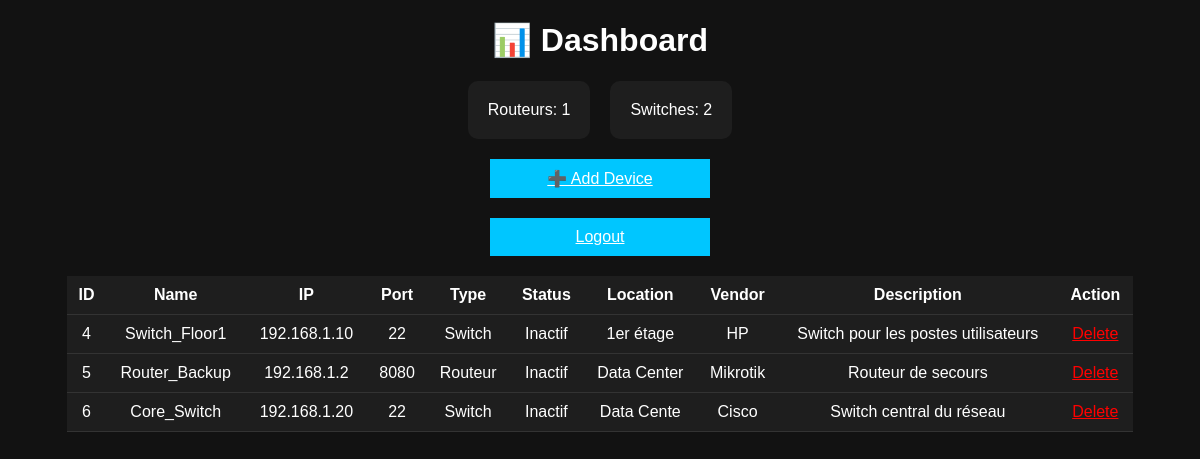
Page /dashboard (signed in) on the earlier database version.
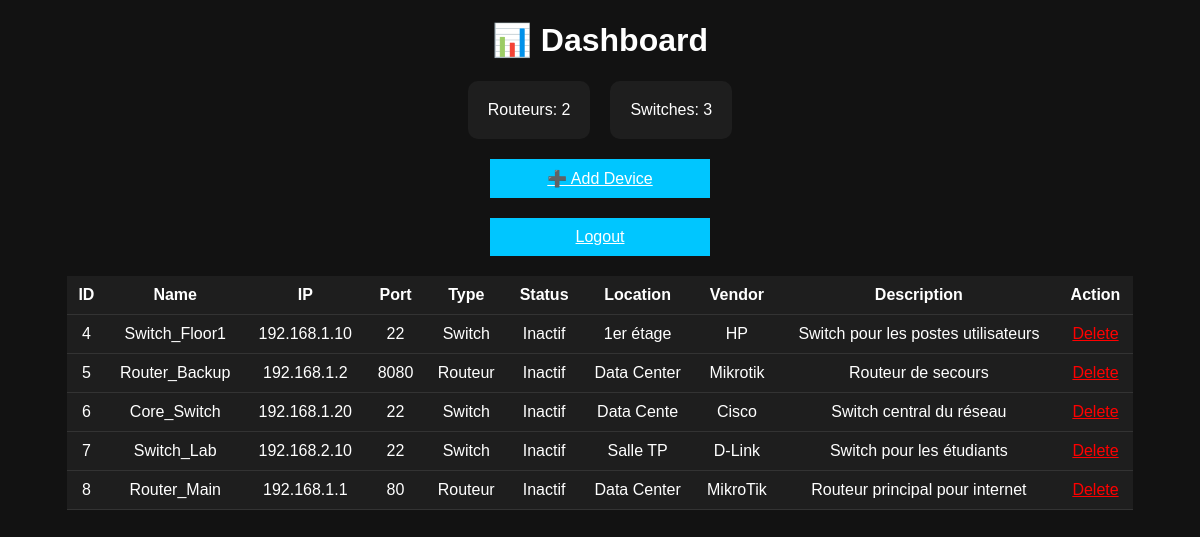
Same page on the later database version.
### tables this page shows
CREATE TABLE devices (
            id INTEGER PRIMARY KEY AUTOINCREMENT,
            name TEXT,
            ip TEXT,
            port TEXT,
            type TEXT,
            status TEXT,
            location TEXT,
            vendor TEXT,
            description TEXT
        );

### app.py (the view)
@app.route('/dashboard')
def dashboard():
    if not session.get('logged_in'):
        return redirect(url_for('login'))
    conn = sqlite3.connect('database.db')
    c = conn.cursor()
    devices = c.execute("SELECT * FROM devices").fetchall()
    routers = sum(1 for d in devices if (d[4] == "Routeur"))
    switches = sum(1 for d in devices if (d[4] == "Switch"))
    conn.close()
    return render_template("dashboard.html",
                           devices=devices,
                           routers=routers,
                           switches=switches)

### templates/dashboard.html (shortened to what this page needs)
<!DOCTYPE html>
<html>
<head>
</head>
<body>
<h1>📊 Dashboard</h1>
<div class="stats">
    <div class="card">Routeurs: {{ routers }}</div>
    <div class="card">Switches: {{ switches }}</div>
</div>
<a href="/add" class="btn">➕ Add Device</a>
<a href="/logout" class="btn">Logout</a>
<table>
<th>ID</th>
<th>Name</th>
<th>IP</th>
<th>Port</th>
<th>Type</th>
<th>Status</th>
<th>Location</th>
<th>Vendor</th>
<th>Description</th>
<th>Action</th>
{% for d in devices %}
<tr>
<td>{{ d[0] }}</td>
<td>{{ d[1] }}</td>
<td>{{ d[2] }}</td>
<td>{{ d[3] }}</td>
<td>{{ d[4] }}</td>
<td>{{ d[5] }}</td>
<td>{{ d[6] }}</td>
<td>{{ d[7] }}</td>
<td>{{ d[8] }}</td>
<td><a href="/delete/{{ d[0] }}" style="color:red;">Delete</a></td>
</tr>
{% endfor %}
</table>
</body>
</html>

### templates/dashboard.html (style rules this page uses)
body { background:#121212; color:white; font-family:Arial; }
h1 { text-align:center; }
.stats { display:flex; justify-content:center; gap:20px; }
.card { background:#1e1e1e; padding:20px; border-radius:10px; }
table { width:90%; margin:auto; border-collapse:collapse; background:#1e1e1e; }
th,td { padding:10px; border-bottom:1px solid #333; text-align:center; }
.btn { display:block; width:200px; margin:20px auto; padding:10px; background:#00c6ff; text-align:center; color:white; }

Differences in the rows shown:
added devices: id "7", name "Switch_Lab", ip "192.168.2.10", port "22", type "Switch", status "Inactif", location "Salle TP", vendor "D-Link", description "Switch pour les étudiants"
added devices: id "8", name "Router_Main", ip "192.168.1.1", port "80", type "Routeur", status "Inactif", location "Data Center", vendor "MikroTik", description "Routeur principal pour internet"
Other differences:
{{ routers }}: "1" → "2"
{{ switches }}: "2" → "3"
